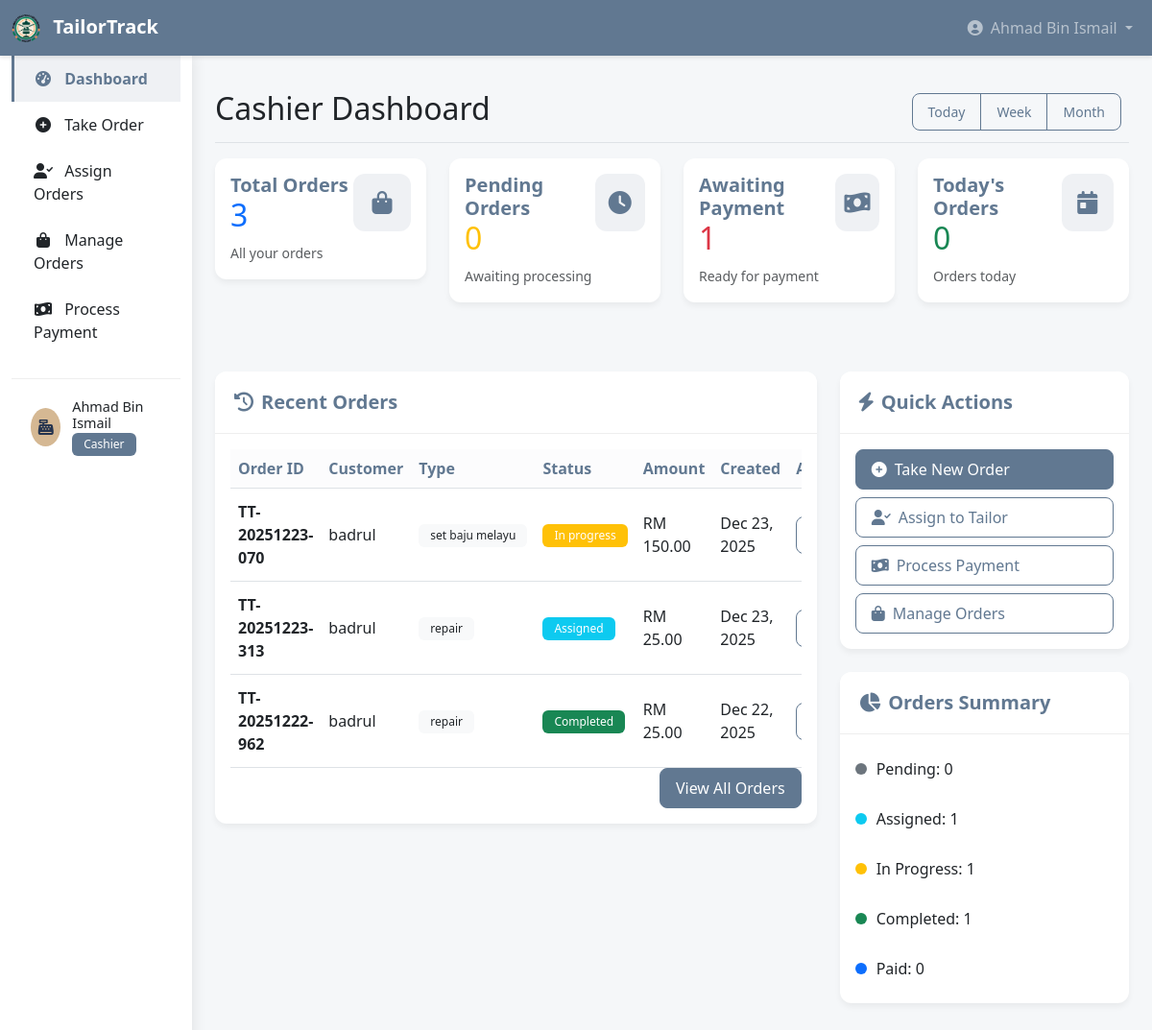
Screenshot of /cashier/dashboard.php (signed in) with the database file from the repository.
### tables this page shows
CREATE TABLE `orders` (
  `order_id` varchar(20) NOT NULL,
  `customer_name` varchar(100) NOT NULL,
  `customer_phone` varchar(20) NOT NULL,
  `customer_email` varchar(100) DEFAULT NULL,
  `order_type` enum('set_baju_melayu','set_baju_kurung','set_baju_kebaya','baju_kurta','repair') NOT NULL,
  `repair_type` enum('upper','lower','both') DEFAULT NULL,
  `status` enum('pending','assigned','in_progress','completed','paid','cancel') DEFAULT 'pending',
  `payment_status` enum('pending','paid') DEFAULT 'pending',
  `assigned_tailor` int(11) DEFAULT NULL,
  `created_by` int(11) NOT NULL,
  `created_at` timestamp NOT NULL DEFAULT current_timestamp(),
  `updated_at` timestamp NOT NULL DEFAULT current_timestamp() ON UPDATE current_timestamp(),
  `total_amount` decimal(10,2) NOT NULL,
  `deposit_amount` decimal(10,2) DEFAULT 0.00,
  `deposit_paid` enum('no','yes') DEFAULT 'no',
  `deposit_paid_at` timestamp NULL DEFAULT NULL,
  `amount_paid` decimal(10,2) DEFAULT 0.00,
  `tailor_notes` text DEFAULT NULL
);

### cashier/dashboard.php (the view, shortened to what the rows shown need)
<?php
require_once '../config/database.php';
try {
    $stmt = $pdo->prepare("SELECT COUNT(*) as total_orders FROM orders WHERE created_by = ?");
    $stmt->execute([$_SESSION['user_id']]);
    $total_orders = $stmt->fetch()['total_orders'];
    $stmt = $pdo->prepare("SELECT COUNT(*) as pending_orders FROM orders WHERE created_by = ? AND status = 'pending'");
    $stmt->execute([$_SESSION['user_id']]);
    $pending_orders = $stmt->fetch()['pending_orders'];
    $stmt = $pdo->prepare("SELECT COUNT(*) as unpaid_orders FROM orders WHERE created_by = ? AND payment_status = 'pending' AND status = 'completed'");
    $stmt->execute([$_SESSION['user_id']]);
    $unpaid_orders = $stmt->fetch()['unpaid_orders'];
    $stmt = $pdo->prepare("SELECT COUNT(*) as today_orders FROM orders WHERE created_by = ? AND DATE(created_at) = CURDATE()");
    $stmt->execute([$_SESSION['user_id']]);
    $today_orders = $stmt->fetch()['today_orders'];
    $stmt = $pdo->prepare("SELECT o.*, t.full_name as tailor_name
                          FROM orders o
                          LEFT JOIN users t ON o.assigned_tailor = t.user_id
                          WHERE o.created_by = ?
                          ORDER BY o.created_at DESC
                          LIMIT 5");
    $stmt->execute([$_SESSION['user_id']]);
    $recent_orders = $stmt->fetchAll();
} catch (PDOException $e) {
    error_log("Cashier dashboard error: " . $e->getMessage());
    $error = "Unable to load dashboard data.";
}
?>
<!DOCTYPE html>
<html lang="en">
<head>
    <link href="https://cdn.jsdelivr.net/npm/bootstrap@5.3.0-alpha1/dist/css/bootstrap.min.css" rel="stylesheet">
    <link rel="stylesheet" href="https://cdnjs.cloudflare.com/ajax/libs/font-awesome/6.0.0/css/all.min.css">
    <link rel="stylesheet" href="../css/cashier.css">
</head>
<body>
    <div class="container-fluid">
        <div class="row">
            <main class="col-md-9 ms-sm-auto col-lg-10 px-md-4 main-content">
                <div class="d-flex justify-content-between flex-wrap flex-md-nowrap align-items-center pt-3 pb-2 mb-3 border-bottom">
                    <h1 class="h2">Cashier Dashboard</h1>
                </div>
                <div class="row mb-4">
                    <div class="col-xl-3 col-md-6 mb-4">
                        <div class="card stat-card">
                            <div class="card-body">
                                <div class="d-flex justify-content-between">
                                    <div>
                                        <h2 class="text-primary"><?php echo $total_orders; ?></h2>
                                    </div>
                                </div>
                            </div>
                        </div>
                    </div>
                    <div class="col-xl-3 col-md-6 mb-4">
                        <div class="card stat-card">
                            <div class="card-body">
                                <div class="d-flex justify-content-between">
                                    <div>
                                        <h2 class="text-warning"><?php echo $pending_orders; ?></h2>
                                    </div>
                                </div>
                            </div>
                        </div>
                    </div>
                    <div class="col-xl-3 col-md-6 mb-4">
                        <div class="card stat-card">
                            <div class="card-body">
                                <div class="d-flex justify-content-between">
                                    <div>
                                        <h2 class="text-danger"><?php echo $unpaid_orders; ?></h2>
                                    </div>
                                </div>
                            </div>
                        </div>
                    </div>
                    <div class="col-xl-3 col-md-6 mb-4">
                        <div class="card stat-card">
                            <div class="card-body">
                                <div class="d-flex justify-content-between">
                                    <div>
                                        <h2 class="text-success"><?php echo $today_orders; ?></h2>
                                    </div>
                                </div>
                            </div>
                        </div>
                    </div>
                </div>
                <div class="row">
                    <div class="col-lg-8 mb-4">
                        <div class="card">
                            <div class="card-body">
                                <div class="table-responsive">
                                    <table class="table table-hover">
                                        <thead>
                                            <tr>
                                                <th>Order ID</th>
                                                <th>Customer</th>
                                                <th>Type</th>
                                                <th>Status</th>
                                                <th>Amount</th>
                                                <th>Created</th>
                                                <th>Actions</th>
                                            </tr>
                                        </thead>
                                        <tbody>
                                            <?php if (empty($recent_orders)): ?>
                                                <tr>
                                                    <td colspan="7" class="text-center py-4">No orders found</td>
                                                </tr>
                                            <?php else: ?>
                                                <?php foreach ($recent_orders as $order): ?>
                                                    <tr>
                                                        <td><strong><?php echo $order['order_id']; ?></strong></td>
                                                        <td><?php echo htmlspecialchars($order['customer_name']); ?></td>
                                                        <td>
                                                            <span class="badge bg-light text-dark">
                                                                <?php echo str_replace('_', ' ', $order['order_type']); ?>
                                                            </span>
                                                        </td>
                                                        <td>
                                                            <span class="badge bg-<?php echo getStatusBadge($order['status']); ?>">
                                                                <?php echo ucfirst(str_replace('_', ' ', $order['status'])); ?>
                                                            </span>
                                                        </td>
                                                        <td>RM <?php echo number_format($order['total_amount'], 2); ?></td>
                                                        <td><?php echo date('M j, Y', strtotime($order['created_at'])); ?></td>
                                                        <td>
                                                            <button class="btn btn-sm btn-outline-primary view-order" data-id="<?php echo $order['order_id']; ?>">
                                                            </button>
                                                        </td>
                                                    </tr>
                                                <?php endforeach; ?>
                                            <?php endif; ?>
                                        </tbody>
                                    </table>
                                </div>
                            </div>
                        </div>
                    </div>
                </div>
            </main>
        </div>
    </div>
</body>
</html>
<?php
function getStatusBadge($status) {
    switch ($status) {
        case 'assigned': return 'info';
        case 'in_progress': return 'warning';
        case 'completed': return 'success';
    }
}
?>

### rows the page displays
orders: order_id "TT-20251223-070", customer_name "badrul", order_type "set baju melayu", status "In progress", total_amount "150.00", created_at "Dec 23, 2025"
orders: order_id "TT-20251223-313", customer_name "badrul", order_type "repair", status "Assigned", total_amount "25.00", created_at "Dec 23, 2025"
orders: order_id "TT-20251222-962", customer_name "badrul", order_type "repair", status "Completed", total_amount "25.00", created_at "Dec 22, 2025"

### other values shown
$_SESSION['full_name'] "Ahmad Bin Ismail"
$total_orders "3"
$pending_orders "0"
$unpaid_orders "1"
$today_orders "0"
getOrderCountByStatus($pdo, $_SESSION['user_id'], 'assigned') "1"
getOrderCountByStatus($pdo, $_SESSION['user_id'], 'in_progress') "1"
getOrderCountByStatus($pdo, $_SESSION['user_id'], 'completed') "1"
getOrderCountByStatus($pdo, $_SESSION['user_id'], 'paid') "0"
